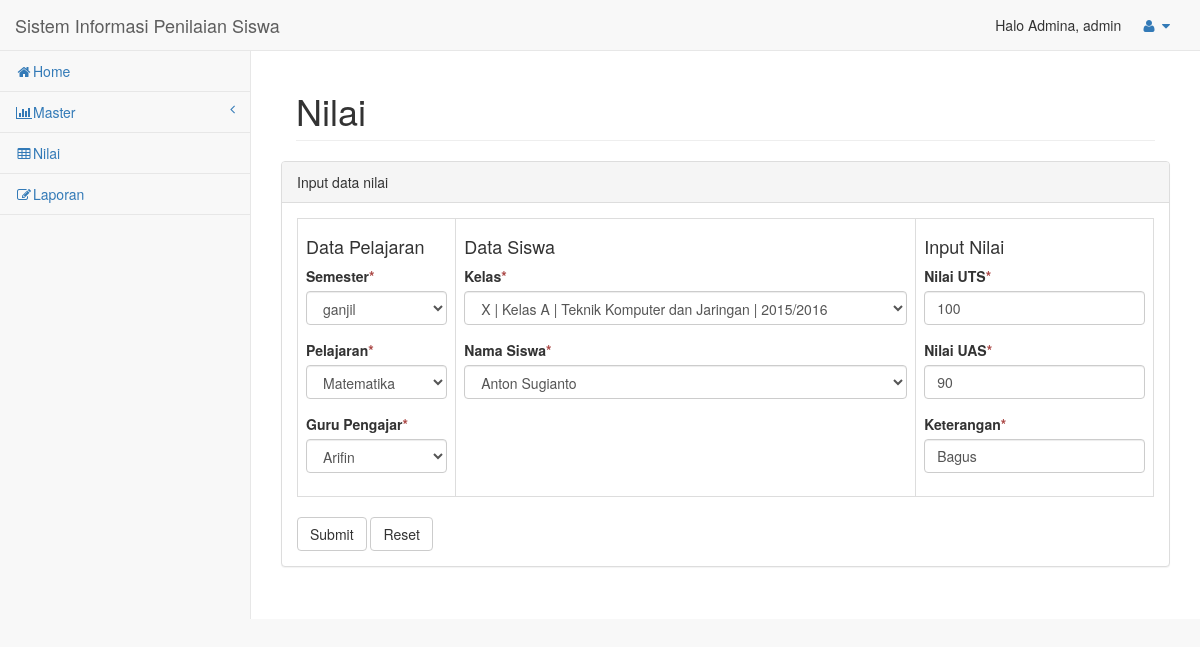
Page /admin/edit_nilai.php?id_nilai=3 (signed in) on the committed database.
### tables this page shows
CREATE TABLE `tbl_nilai` (
  `id_nilai` int(4) NOT NULL,
  `semester` enum('ganjil','genap') NOT NULL,
  `id_pelajaran` int(4) NOT NULL,
  `id_kelas` int(4) NOT NULL,
  `nip` bigint(20) NOT NULL,
  `nis` bigint(20) NOT NULL,
  `nilai_uts` int(3) NOT NULL,
  `nilai_uas` int(3) NOT NULL,
  `keterangan` varchar(50) NOT NULL
);

CREATE TABLE `tbl_pelajaran` (
  `id_pelajaran` int(4) NOT NULL,
  `nama_pelajaran` varchar(30) NOT NULL,
  `keterangan` varchar(30) NOT NULL
);

CREATE TABLE `tbl_guru` (
  `nip` bigint(19) UNSIGNED NOT NULL,
  `nama` varchar(20) NOT NULL,
  `jk` enum('pria','wanita') NOT NULL,
  `alamat` varchar(50) NOT NULL,
  `no_tlp` bigint(13) NOT NULL,
  `status` enum('aktif','tidak') NOT NULL
);

CREATE TABLE `tbl_kelas` (
  `id_kelas` int(4) NOT NULL,
  `kelas` varchar(3) NOT NULL,
  `nama_kelas` varchar(10) NOT NULL,
  `nip` bigint(19) UNSIGNED NOT NULL,
  `tahun_ajaran` varchar(10) NOT NULL,
  `jurusan` varchar(30) NOT NULL
);

CREATE TABLE `tbl_siswa` (
  `nis` varchar(19) NOT NULL,
  `nama` varchar(30) NOT NULL,
  `jk` enum('pria','wanita') NOT NULL,
  `agama` varchar(20) NOT NULL,
  `tempat_lhr` varchar(30) NOT NULL,
  `tanggal_lhr` date NOT NULL,
  `alamat` varchar(100) NOT NULL,
  `no_tlp` bigint(13) NOT NULL,
  `tahun_angkatan` int(4) NOT NULL,
  `status` enum('aktif','lulus','keluar') NOT NULL
);

### admin/edit_nilai.php (the view, shortened to what this page needs)
<!DOCTYPE html>
<html lang="en">
<head>
    <link href="assets/vendor/bootstrap/css/bootstrap.min.css" rel="stylesheet">
    <link href="assets/vendor/metisMenu/metisMenu.min.css" rel="stylesheet">
    <link href="assets/vendor/datatables-plugins/dataTables.bootstrap.css" rel="stylesheet">
    <link href="assets/vendor/datatables-responsive/dataTables.responsive.css" rel="stylesheet">
    <link href="assets/dist/css/sb-admin-2.css" rel="stylesheet">
    <link href="assets/vendor/font-awesome/css/font-awesome.min.css" rel="stylesheet" type="text/css">
</head>
<body>
<?php
    include "include/headerup.php";
    include "include/header.php";
    $param=$_GET['id_nilai'];
    $sql = "SELECT *, tbl_guru.nama as namaguru, tbl_nilai.keterangan as keterangannilai FROM tbl_nilai inner join tbl_guru on tbl_nilai.nip = tbl_guru.nip inner join tbl_pelajaran on tbl_nilai.id_pelajaran = tbl_pelajaran.id_pelajaran inner join tbl_kelas on tbl_nilai.id_kelas = tbl_kelas.id_kelas inner join tbl_siswa on tbl_nilai.nis = tbl_siswa.nis where id_nilai='$param'";
    $query = mysql_query($sql);
    $r = mysql_fetch_array($query);
?>
        <div id="page-wrapper">
            <div class="container-fluid">
                <div class="row">
                    <div class="col-lg-12">
                        <h1 class="page-header">Nilai</h1>
                    </div>
                    <div class="row">
                <div class="col-lg-12">
                    <div class="panel panel-default">
                        <div class="panel-heading">
                            Input data nilai
                        </div>
                        <div class="panel-body">
                            <div class="row">
                                <div class="col-lg-12">
                                    <form method="post">
                    <table class="table table-bordered" border="8">
                    <td>
                    <h4>Data Pelajaran</h4>
                    <div class="form-group">
                    <label class="control-label">Semester<span class="text-danger">*</span></label>
                    <select class="form-control" name="semester" required="" onchange="javascript:get(this)">
                        <option value="<?php echo $r['semester']; ?>"><?php echo $r['semester']; ?></option>
                    </select>
                    </div>
                    <div class="form-group">
                    <label class="control-label">Pelajaran<span class="text-danger">*</span></label>
                    <select class="form-control" name="pelajaran" required="" onchange="javascript:get(this)">
                            <option value="<?php echo $r['id_pelajaran']; ?>"><?php echo $r['nama_pelajaran']; ?></option>
                    </select>
                    </div>
                    <div class="form-group">
                    <label class="control-label">Guru Pengajar<span class="text-danger">*</span></label>
                    <select class="form-control" name="guru" required="" onchange="javascript:get(this)">
                            <option value ="<?php echo $r['nip']; ?>"><?php echo $r['namaguru']; ?></option>
                    </select>
                    </div>
                    </td>
                    <td>
                    <h4>Data Siswa</h4>
                    <div class="form-group">
                    <label class="control-label">Kelas<span class="text-danger">*</span></label>
                    <select class="form-control" name="kelas" required="" onchange="javascript:get(this)">
                            <option value="<?php echo $r['id_kelas']; ?>"><?php echo $r['kelas'];?> | <?php echo $r['nama_kelas'];?> | <?php echo $r['jurusan'];?> | <?php echo $r['tahun_ajaran'];?></option>
                    </select>
                    </div>
                    <div class="form-group">
                    <label class="control-label">Nama Siswa<span class="text-danger">*</span></label>
                    <select class="form-control" name="nama_siswa" required="" onchange="javascript:get(this)">
                            <option value="<?php echo $r['nis'];?>"><?php echo $r['nama'];?></option>
                    </select>
                    </div>
                    </td>
                    <td>
                    <h4>Input Nilai</h4>
                    <div class="form-group">
                    <label class="control-label">Nilai UTS<span class="text-danger">*</span></label>
                    <input type="text" name="uts" class="form-control" value="<?php echo $r['nilai_uts'];?>">
                    </div>
                    <div class="form-group">
                    <label class="control-label">Nilai UAS<span class="text-danger">*</span></label>
                    <input type="text" name="uas" class="form-control" value="<?php echo $r['nilai_uas'];?>">
                    </div>
                    <div class="form-group">
                    <label class="control-label">Keterangan<span class="text-danger">*</span></label>
                    <input type="text" name="keterangan" class="form-control" value="<?php echo $r['keterangannilai'];?>">
                    </div>
                </td>
            </table>
                                        <button type="submit" name="submit" value="submit" class="btn btn-default">Submit</button>
                                        <button type="reset" class="btn btn-default">Reset</button>
                                    </form>
                                </div>
                            </div>
                        </div>
                    </div>
                </div>
        </div>
    </div>
</div>
</div>
    </div>
</body>
</html>

### rows in the picture
tbl_nilai: semester "ganjil", pelajaran "Matematika", guru "Arifin", kelas "X | Kelas A | Teknik Komputer dan Jaringan | 2015/2016", nama_siswa "Anton Sugianto", uts "100", uas "90", keterangan "Bagus"

### other values in the picture
$nama_active "Admina"
$level "admin"
